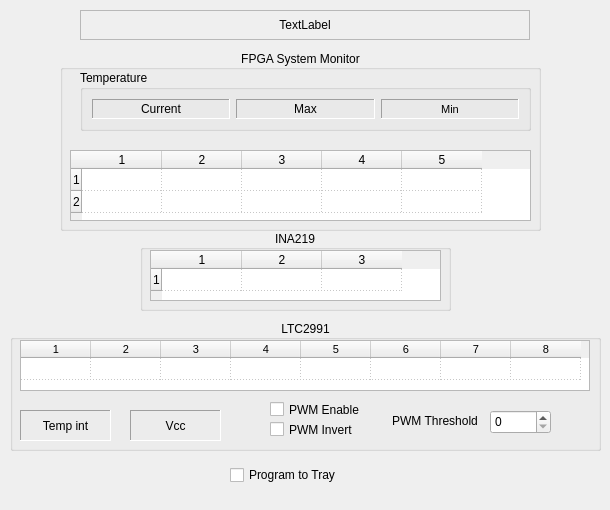
<?xml version="1.0" encoding="UTF-8"?>
<ui version="4.0">
 <class>fmc132p_monClass</class>
 <widget class="QDialog" name="fmc132p_monClass">
  <property name="geometry">
   <rect>
    <x>0</x>
    <y>0</y>
    <width>610</width>
    <height>510</height>
   </rect>
  </property>
  <property name="windowTitle">
   <string>FMC132P Sensors Monitor</string>
  </property>
  <widget class="QGroupBox" name="groupBoxTemp">
   <property name="geometry">
    <rect>
     <x>80</x>
     <y>70</y>
     <width>451</width>
     <height>61</height>
    </rect>
   </property>
   <property name="font">
    <font>
     <family>Segoe UI</family>
     <pointsize>9</pointsize>
    </font>
   </property>
   <property name="title">
    <string>Temperature</string>
   </property>
   <layout class="QHBoxLayout" name="horizontalLayout_2">
    <item>
     <widget class="QLabel" name="labelCurTemp">
      <property name="font">
       <font>
        <pointsize>9</pointsize>
       </font>
      </property>
      <property name="frameShape">
       <enum>QFrame::Panel</enum>
      </property>
      <property name="frameShadow">
       <enum>QFrame::Sunken</enum>
      </property>
      <property name="text">
       <string>Current</string>
      </property>
      <property name="alignment">
       <set>Qt::AlignCenter</set>
      </property>
     </widget>
    </item>
    <item>
     <widget class="QLabel" name="labelMaxTemp">
      <property name="font">
       <font>
        <pointsize>9</pointsize>
       </font>
      </property>
      <property name="frameShape">
       <enum>QFrame::Panel</enum>
      </property>
      <property name="frameShadow">
       <enum>QFrame::Sunken</enum>
      </property>
      <property name="text">
       <string>Max</string>
      </property>
      <property name="alignment">
       <set>Qt::AlignCenter</set>
      </property>
     </widget>
    </item>
    <item>
     <widget class="QLabel" name="labelMinTemp">
      <property name="font">
       <font>
        <pointsize>8</pointsize>
       </font>
      </property>
      <property name="frameShape">
       <enum>QFrame::Panel</enum>
      </property>
      <property name="frameShadow">
       <enum>QFrame::Sunken</enum>
      </property>
      <property name="text">
       <string>Min</string>
      </property>
      <property name="alignment">
       <set>Qt::AlignCenter</set>
      </property>
     </widget>
    </item>
   </layout>
  </widget>
  <widget class="QLabel" name="labelBrdInfo">
   <property name="geometry">
    <rect>
     <x>80</x>
     <y>10</y>
     <width>450</width>
     <height>30</height>
    </rect>
   </property>
   <property name="frameShape">
    <enum>QFrame::StyledPanel</enum>
   </property>
   <property name="frameShadow">
    <enum>QFrame::Sunken</enum>
   </property>
   <property name="text">
    <string>TextLabel</string>
   </property>
   <property name="alignment">
    <set>Qt::AlignCenter</set>
   </property>
  </widget>
  <widget class="QTableWidget" name="volt_table">
   <property name="geometry">
    <rect>
     <x>70</x>
     <y>150</y>
     <width>461</width>
     <height>71</height>
    </rect>
   </property>
   <property name="editTriggers">
    <set>QAbstractItemView::NoEditTriggers</set>
   </property>
   <property name="tabKeyNavigation">
    <bool>false</bool>
   </property>
   <property name="showDropIndicator" stdset="0">
    <bool>false</bool>
   </property>
   <property name="dragDropOverwriteMode">
    <bool>false</bool>
   </property>
   <property name="selectionMode">
    <enum>QAbstractItemView::NoSelection</enum>
   </property>
   <property name="gridStyle">
    <enum>Qt::DotLine</enum>
   </property>
   <property name="rowCount">
    <number>2</number>
   </property>
   <property name="columnCount">
    <number>5</number>
   </property>
   <attribute name="horizontalHeaderDefaultSectionSize">
    <number>80</number>
   </attribute>
   <attribute name="verticalHeaderDefaultSectionSize">
    <number>22</number>
   </attribute>
   <row/>
   <row/>
   <column/>
   <column/>
   <column/>
   <column/>
   <column/>
  </widget>
  <widget class="QTableWidget" name="pow_table">
   <property name="geometry">
    <rect>
     <x>150</x>
     <y>250</y>
     <width>291</width>
     <height>51</height>
    </rect>
   </property>
   <property name="editTriggers">
    <set>QAbstractItemView::NoEditTriggers</set>
   </property>
   <property name="tabKeyNavigation">
    <bool>false</bool>
   </property>
   <property name="showDropIndicator" stdset="0">
    <bool>false</bool>
   </property>
   <property name="dragDropOverwriteMode">
    <bool>false</bool>
   </property>
   <property name="selectionMode">
    <enum>QAbstractItemView::NoSelection</enum>
   </property>
   <property name="gridStyle">
    <enum>Qt::DotLine</enum>
   </property>
   <property name="rowCount">
    <number>1</number>
   </property>
   <property name="columnCount">
    <number>3</number>
   </property>
   <attribute name="horizontalHeaderDefaultSectionSize">
    <number>80</number>
   </attribute>
   <attribute name="verticalHeaderDefaultSectionSize">
    <number>22</number>
   </attribute>
   <row/>
   <column/>
   <column/>
   <column/>
  </widget>
  <widget class="QGroupBox" name="groupBoxSysMon">
   <property name="geometry">
    <rect>
     <x>60</x>
     <y>50</y>
     <width>481</width>
     <height>181</height>
    </rect>
   </property>
   <property name="font">
    <font>
     <family>Segoe UI</family>
     <pointsize>9</pointsize>
    </font>
   </property>
   <property name="autoFillBackground">
    <bool>true</bool>
   </property>
   <property name="title">
    <string>FPGA System Monitor</string>
   </property>
   <property name="alignment">
    <set>Qt::AlignCenter</set>
   </property>
   <property name="flat">
    <bool>false</bool>
   </property>
   <layout class="QHBoxLayout" name="horizontalLayout_3"/>
  </widget>
  <widget class="QGroupBox" name="groupBoxIna219">
   <property name="geometry">
    <rect>
     <x>140</x>
     <y>230</y>
     <width>311</width>
     <height>81</height>
    </rect>
   </property>
   <property name="font">
    <font>
     <family>Segoe UI</family>
     <pointsize>9</pointsize>
    </font>
   </property>
   <property name="title">
    <string>INA219</string>
   </property>
   <property name="alignment">
    <set>Qt::AlignCenter</set>
   </property>
   <layout class="QHBoxLayout" name="horizontalLayout_4"/>
  </widget>
  <widget class="QGroupBox" name="groupBoxIna2991">
   <property name="geometry">
    <rect>
     <x>10</x>
     <y>320</y>
     <width>591</width>
     <height>131</height>
    </rect>
   </property>
   <property name="font">
    <font>
     <family>Segoe UI</family>
     <pointsize>9</pointsize>
    </font>
   </property>
   <property name="title">
    <string>LTC2991</string>
   </property>
   <property name="alignment">
    <set>Qt::AlignCenter</set>
   </property>
   <widget class="QCheckBox" name="checkPwmEn">
    <property name="geometry">
     <rect>
      <x>260</x>
      <y>80</y>
      <width>90</width>
      <height>19</height>
     </rect>
    </property>
    <property name="text">
     <string>PWM Enable</string>
    </property>
   </widget>
   <widget class="QLabel" name="labelVcc">
    <property name="geometry">
     <rect>
      <x>120</x>
      <y>90</y>
      <width>91</width>
      <height>31</height>
     </rect>
    </property>
    <property name="frameShape">
     <enum>QFrame::Panel</enum>
    </property>
    <property name="frameShadow">
     <enum>QFrame::Sunken</enum>
    </property>
    <property name="text">
     <string>Vcc</string>
    </property>
    <property name="alignment">
     <set>Qt::AlignCenter</set>
    </property>
    <property name="indent">
     <number>-1</number>
    </property>
   </widget>
   <widget class="QLabel" name="labelIntTemp">
    <property name="geometry">
     <rect>
      <x>10</x>
      <y>90</y>
      <width>91</width>
      <height>31</height>
     </rect>
    </property>
    <property name="frameShape">
     <enum>QFrame::Panel</enum>
    </property>
    <property name="frameShadow">
     <enum>QFrame::Sunken</enum>
    </property>
    <property name="text">
     <string>Temp int</string>
    </property>
    <property name="alignment">
     <set>Qt::AlignCenter</set>
    </property>
    <property name="indent">
     <number>-1</number>
    </property>
   </widget>
   <widget class="QTableWidget" name="volt_132_table">
    <property name="geometry">
     <rect>
      <x>10</x>
      <y>20</y>
      <width>570</width>
      <height>51</height>
     </rect>
    </property>
    <property name="font">
     <font>
      <pointsize>8</pointsize>
     </font>
    </property>
    <property name="editTriggers">
     <set>QAbstractItemView::NoEditTriggers</set>
    </property>
    <property name="tabKeyNavigation">
     <bool>false</bool>
    </property>
    <property name="showDropIndicator" stdset="0">
     <bool>false</bool>
    </property>
    <property name="dragDropOverwriteMode">
     <bool>false</bool>
    </property>
    <property name="selectionMode">
     <enum>QAbstractItemView::NoSelection</enum>
    </property>
    <property name="showGrid">
     <bool>true</bool>
    </property>
    <property name="gridStyle">
     <enum>Qt::DotLine</enum>
    </property>
    <property name="cornerButtonEnabled">
     <bool>true</bool>
    </property>
    <property name="rowCount">
     <number>1</number>
    </property>
    <property name="columnCount">
     <number>8</number>
    </property>
    <attribute name="horizontalHeaderVisible">
     <bool>true</bool>
    </attribute>
    <attribute name="horizontalHeaderDefaultSectionSize">
     <number>70</number>
    </attribute>
    <attribute name="verticalHeaderVisible">
     <bool>false</bool>
    </attribute>
    <attribute name="verticalHeaderDefaultSectionSize">
     <number>22</number>
    </attribute>
    <row/>
    <column/>
    <column/>
    <column/>
    <column/>
    <column/>
    <column/>
    <column/>
    <column/>
   </widget>
   <widget class="QCheckBox" name="checkPwmInv">
    <property name="geometry">
     <rect>
      <x>260</x>
      <y>100</y>
      <width>90</width>
      <height>19</height>
     </rect>
    </property>
    <property name="text">
     <string>PWM Invert</string>
    </property>
   </widget>
   <widget class="QLabel" name="labelPwm">
    <property name="geometry">
     <rect>
      <x>380</x>
      <y>90</y>
      <width>90</width>
      <height>22</height>
     </rect>
    </property>
    <property name="text">
     <string>PWM Threshold</string>
    </property>
    <property name="alignment">
     <set>Qt::AlignCenter</set>
    </property>
   </widget>
   <widget class="QSpinBox" name="spinPwm">
    <property name="geometry">
     <rect>
      <x>480</x>
      <y>90</y>
      <width>61</width>
      <height>24</height>
     </rect>
    </property>
    <property name="maximum">
     <number>512</number>
    </property>
   </widget>
  </widget>
  <widget class="QCheckBox" name="trayCheckBox">
   <property name="geometry">
    <rect>
     <x>230</x>
     <y>460</y>
     <width>111</width>
     <height>30</height>
    </rect>
   </property>
   <property name="text">
    <string>Program to Tray</string>
   </property>
  </widget>
  <zorder>groupBoxIna2991</zorder>
  <zorder>groupBoxIna219</zorder>
  <zorder>groupBoxSysMon</zorder>
  <zorder>groupBoxTemp</zorder>
  <zorder>labelBrdInfo</zorder>
  <zorder>volt_table</zorder>
  <zorder>pow_table</zorder>
  <zorder>trayCheckBox</zorder>
 </widget>
 <resources/>
 <connections>
  <connection>
   <sender>checkPwmEn</sender>
   <signal>released()</signal>
   <receiver>fmc132p_monClass</receiver>
   <slot>ClickedPwmEn()</slot>
   <hints>
    <hint type="sourcelabel">
     <x>300</x>
     <y>410</y>
    </hint>
    <hint type="destinationlabel">
     <x>304</x>
     <y>254</y>
    </hint>
   </hints>
  </connection>
  <connection>
   <sender>checkPwmInv</sender>
   <signal>released()</signal>
   <receiver>fmc132p_monClass</receiver>
   <slot>ClickedPwmInv()</slot>
   <hints>
    <hint type="sourcelabel">
     <x>314</x>
     <y>429</y>
    </hint>
    <hint type="destinationlabel">
     <x>304</x>
     <y>254</y>
    </hint>
   </hints>
  </connection>
  <connection>
   <sender>spinPwm</sender>
   <signal>valueChanged(int)</signal>
   <receiver>fmc132p_monClass</receiver>
   <slot>EditPwmThreshold()</slot>
   <hints>
    <hint type="sourcelabel">
     <x>520</x>
     <y>421</y>
    </hint>
    <hint type="destinationlabel">
     <x>304</x>
     <y>254</y>
    </hint>
   </hints>
  </connection>
 </connections>
 <slots>
  <slot>ClickedPwmEn()</slot>
  <slot>ClickedPwmInv()</slot>
  <slot>EditPwmThreshold()</slot>
 </slots>
</ui>
